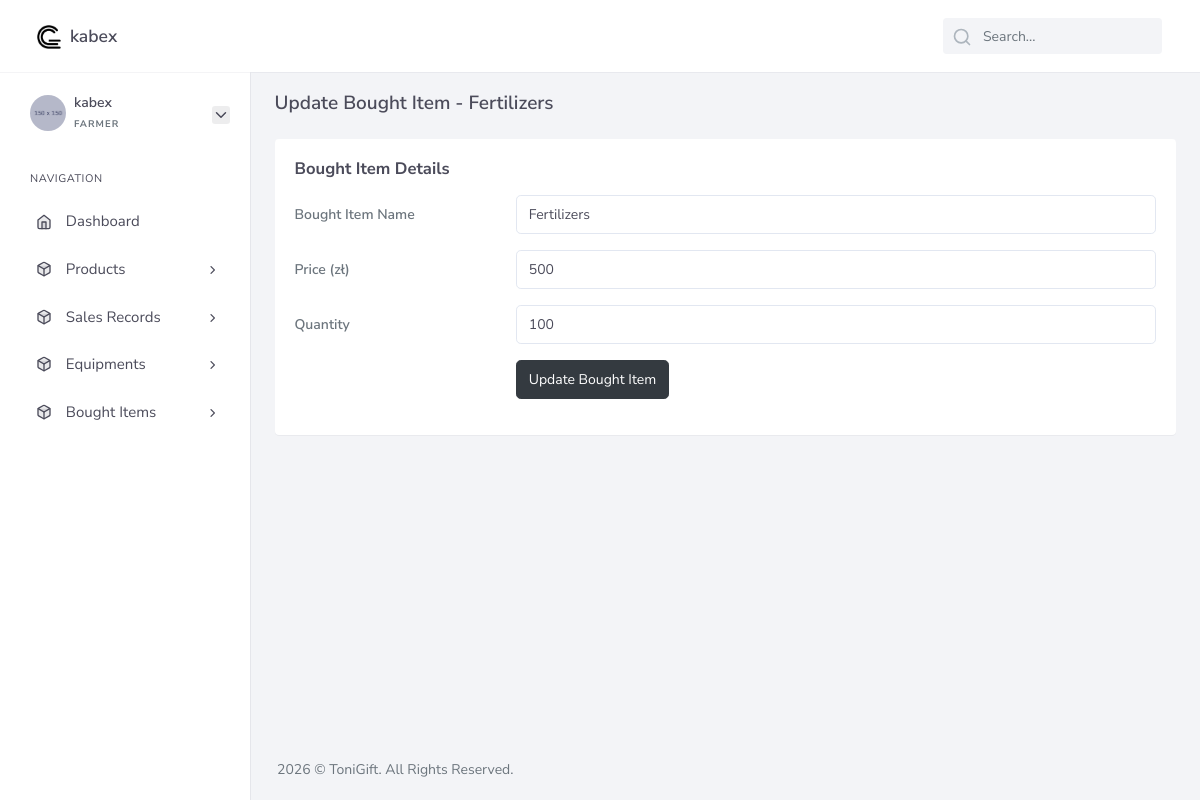
/farmer/edit_bought_item.php?id=1 (signed in), run on the app's committed database.
### tables this page shows
CREATE TABLE `bought_goods` (
  `id` int(11) NOT NULL,
  `farmer_id` int(11) NOT NULL,
  `good_name` varchar(190) NOT NULL,
  `price` decimal(10,0) NOT NULL,
  `quantity` int(11) NOT NULL,
  `time_added` timestamp NOT NULL DEFAULT current_timestamp()
);

### core/db.class.php (called while the page is built, shortened)
<?php
    class DB {
        public $host = 'localhost';
        public $dbname = 'farming_system';
        public $password = '';
        public $username = 'root';
        public $conn;
        function __construct(){
            try {
                $this->conn = new PDO("mysql:host=$this->host;dbname=$this->dbname;", $this->username, $this->password);
                $this->conn->setAttribute(PDO::ATTR_ERRMODE,PDO::ERRMODE_EXCEPTION);
            } catch (PDOException $ex) {
                echo 'Error in database connection '. $ex->getMessage();
            }
        }
        function prep($query){
            return $this->conn->prepare($query);
        }
        function fetch($query,$value){
            $query = $this->prep($query);
            $query->execute($value);
            return $query->fetch();
        }
    }
?>

### core/bought_goods.class.php (called while the page is built, shortened)
<?php
    include_once 'db.class.php';
    class Bought_goods extends DB{
        function fetch_bought_good($id){
            return DB::fetch("SELECT * FROM bought_goods WHERE id = ? ",[$id] );
        }
    }
?>

### farmer/edit_bought_item.php (the view, shortened to what this page needs)
<?php
$id = $_GET['id'];
include_once '../core/bought_goods.class.php';
$bought_good_obj = new Bought_goods();
$bought_good = $bought_good_obj->fetch_bought_good($id);
?>
<!DOCTYPE html>
<html lang="en">
<?php include_once 'components/head.php'; ?>
<body>
    <div id="wrapper">
        <?php include_once 'components/header.php'; ?>
        <?php include_once 'components/sidebar.php'; ?>
        <div class="content-page">
            <div class="content">
                <div class="container-fluid">
                    <div class="row page-title align-items-center">
                        <div class="col-sm-4 col-xl-6">
                            <h4 class="mb-1 mt-0">Update Bought Item - <?php echo $bought_good['good_name'] ?></h4>
                        </div>
                    </div>
                    <div class="row">
                        <div class="col-xl-12">
                            <div class="card">
                                <div class="card-body">
                                    <h4 class="mb-3 header-title mt-0">Bought Item Details</h4>
                                    <form class="form-horizontal" method="post" id="updateBoughtItemForm">
                                        <div class="form-group row mb-3">
                                            <label for="" class="col-3 col-form-label">Bought Item Name</label>
                                            <div class="col-9">
                                                <input type="text" value="<?php echo $bought_good['good_name'] ?>" required name="good_name" class="form-control" id="">
                                            </div>
                                        </div>
                                        <div class="form-group row mb-3">
                                            <label for="" class="col-3 col-form-label">Price (zł)</label>
                                            <div class="col-9">
                                                <input type="number" value="<?php echo $bought_good['price'] ?>" required name="price" class="form-control" id="">
                                            </div>
                                        </div>
                                        <div class="form-group row mb-3">
                                            <label for="" class="col-3 col-form-label">Quantity</label>
                                            <div class="col-9">
                                                <input type="number" value="<?php echo $bought_good['quantity'] ?>" required name="quantity" class="form-control" id="">
                                            </div>
                                        </div>
                                        <div class="form-group mb-0 justify-content-end row">
                                            <div class="col-9">
                                                <button type="submit" class="btn btn-dark">Update Bought Item</button>
                                            </div>
                                        </div>
                                    </form>
                                </div>
                            </div>
                        </div>
                    </div>
                </div>
            </div>
            <?php include_once 'components/footer.php'; ?>
        </div>
    </div>
</body>
</html>

### data on the page
bought_goods: good_name "Fertilizers", price "500", quantity "100"

### other printed values
$_SESSION['farmer']['username'] "kabex"
